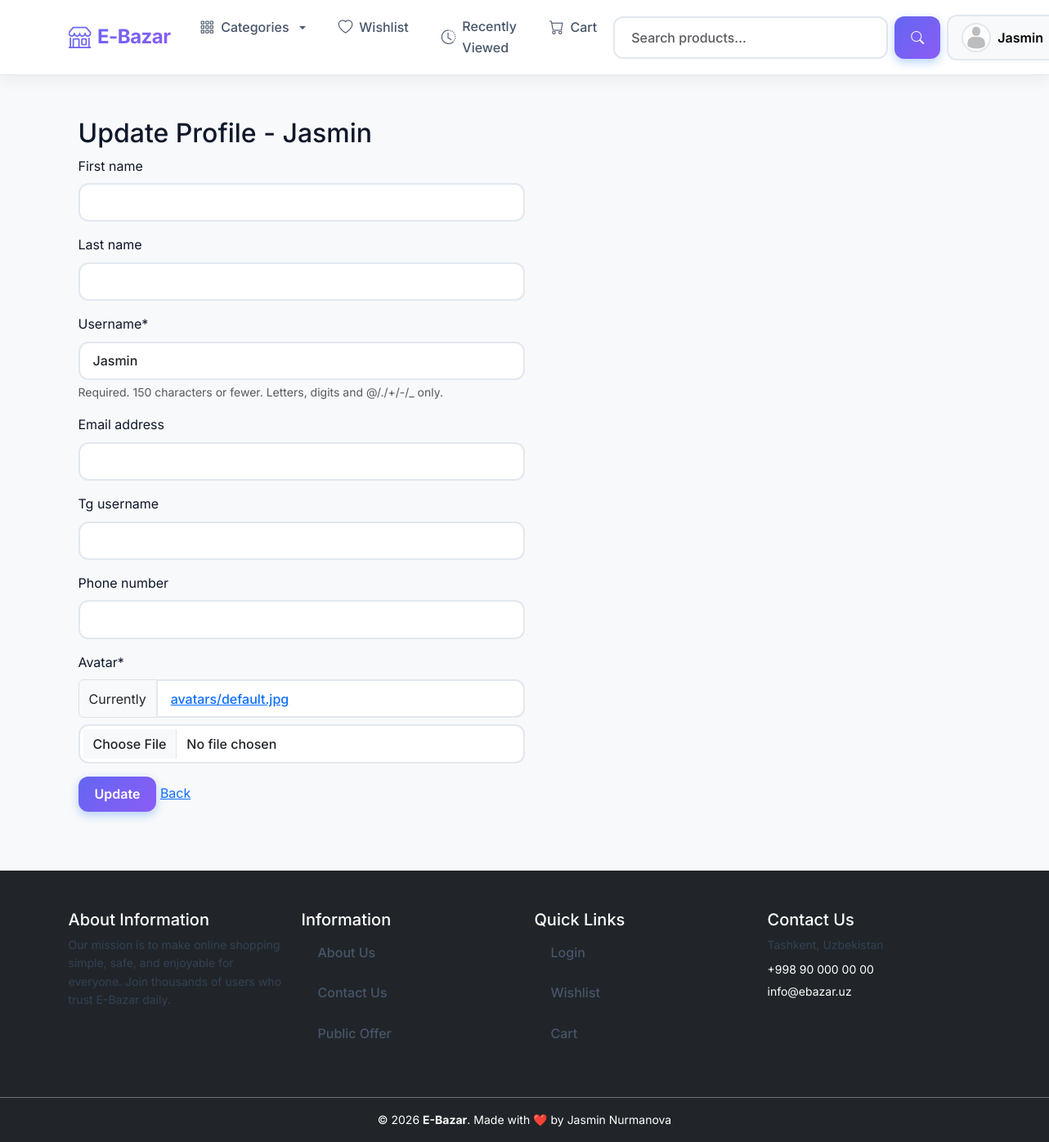
Screenshot of /users/update/ (signed in) with the database file from the repository.
### users/models.py (models this page shows, shortened)
class CustomUser(AbstractUser):
    phone_number = models.CharField(max_length=17, blank=True, null=True)
    tg_username = models.CharField(max_length=30, blank=True)
    avatar = models.ImageField(upload_to='avatars/', default='avatars/default.jpg')
    balance = models.DecimalField(max_digits=15, decimal_places=2, default=0)
    created_at = models.DateTimeField(auto_now_add=True)
    updated_at = models.DateTimeField(auto_now=True)
    def __str__(self):
        return self.username

### users/views.py (the view, shortened to what this page needs)
# urls.py: path('update/', UpdateProfileView.as_view(), name='update_profile'),
class UpdateProfileView(View,LoginRequiredMixin):
    login_url='login'
    def get(self,request):
        form = UpdateProfileForm(instance=request.user)
        return render(request,'profile_update.html',{'form':form})

### users/forms.py
class UpdateProfileForm(forms.ModelForm):
    class Meta:
        model=CustomUser
        fields=['first_name','last_name','username','email','tg_username','phone_number','avatar']

### main/views.py (called while the page is built)
def for_all_pages(request):
    categories=Category.objects.all()
    return {'categories':categories}

### templates/profile_update.html (shortened to what this page needs)
{% extends 'base.html' %}
{% load crispy_forms_tags %}
{% block content %}
<div class="container">
     <div class="col-6">
         <h2>Update Profile - {{request.user}}</h2>
         <form method ="post" enctype="multipart/form-data"> {% csrf_token %}
         {{form|crispy}}
             <button type="submit" class="btn btn-primary" >Update</button>
             <a href ="{% url 'users:profile' request.user %}"> Back </a>
         </form>
</div>
    </div>
{% endblock content %}

### templates/base.html (shortened to what this page needs)
<!DOCTYPE html>
{% load static %}
<html lang="en">
<head>
    <link href="https://cdn.jsdelivr.net/npm/bootstrap@5.3.0/dist/css/bootstrap.min.css" rel="stylesheet">
    <link rel="stylesheet" href="https://cdn.jsdelivr.net/npm/bootstrap-icons@1.11.0/font/bootstrap-icons.css">
    <link rel="stylesheet" type="text/css" href="{% static 'styles.css' %}">
</head>
<body>
<nav class="navbar navbar-expand-lg sticky-top">
    <div class="container">
        <a class="navbar-brand" href="{% url 'main:index' %}">
            <i class="bi bi-shop"></i> E-Bazar
        </a>
        <div class="collapse navbar-collapse" id="navbarContent">
            <ul class="navbar-nav me-auto mb-2 mb-lg-0">
                <li class="nav-item dropdown">
                    <a class="nav-link dropdown-toggle" href="#" role="button"
                       data-bs-toggle="dropdown">
                        <i class="bi bi-grid-3x3-gap"></i> Categories
                    </a>
                </li>
                <li class="nav-item">
                    <a class="nav-link" href="{% url 'users:wishlists' %}">
                        <i class="bi bi-heart"></i> Wishlist
                    </a>
                </li>
                <li class="nav-item">
                    <a class="nav-link" href="{% url 'users:recently_viewed' %}">
                        <i class="bi bi-clock-history"></i> Recently Viewed
                    </a>
                </li>
                <li class="nav-item">
                    <a class="nav-link" href="{% url 'users:cart' %}">
                        <i class="bi bi-cart"></i> Cart
                    </a>
                </li>
            </ul>
            <div class="d-flex gap-2 align-items-center">
                <form class="d-flex search-wrapper" action="{% url 'main:index' %}" method="get">
                    <input class="form-control me-2" name="q" type="search"
                           placeholder="Search products..."
                           value="{{ request.GET.q|default_if_none:'' }}">
                    <button class="btn btn-primary">
                        <i class="bi bi-search"></i>
                    </button>
                </form>
                {% if request.user.is_authenticated %}
                <div class="dropdown">
                    <button class="btn btn-light dropdown-toggle d-flex align-items-center gap-2"
                            data-bs-toggle="dropdown">
                        {% if request.user.avatar %}
                            <img src="{{ request.user.avatar.url }}"
                                 class="user-avatar"
                                 alt="{{ request.user.username }}">
                        {% else %}
                            <span class="user-avatar-placeholder">
                                <i class="bi bi-person"></i>
                            </span>
                        {% endif %}
                        <span class="d-none d-md-inline">{{ request.user.username }}</span>
                    </button>
                </div>
                {% else %}
                    <a href="{% url 'login' %}" class="btn btn-outline-primary">Login</a>
                    <a href="{% url 'users:signup' %}" class="btn btn-primary">Sign Up</a>
                {% endif %}
            </div>
        </div>
    </div>
</nav>
<main class="site-main">
    <div class="container site-container">
        {% block content %}{% endblock content %}
    </div>
</main>
{% include "includes/footer.html" %}
</body>
</html>

### static/styles.css (style rules this page uses)
:root { --primary: #6366f1; --primary-dark: #4f46e5; --primary-light: #818cf8; --secondary: #8b5cf6; --secondary-dark: #7c3aed; --accent: #06b6d4; --success: #10b981; --danger: #ef4444; --warning: #f59e0b; --text-dark: #0f172a; --text-medium: #334155; --text-light: #64748b; --text-lighter: #94a3b8; --bg-white: #ffffff; --bg-light: #f8fafc; --bg-lighter: #f1f5f9; --border: #e2e8f0; --border-light: #f1f5f9; --shadow-xs: 0 1px 2px rgba(0,0,0,0.04); --shadow-sm: 0 1px 3px rgba(0,0,0,0.06); --shadow-md: 0 4px 6px rgba(0,0,0,0.07); --shadow-lg: 0 10px 15px rgba(0,0,0,0.08); --shadow-xl: 0 20px 25px rgba(0,0,0,0.10); --shadow-2xl: 0 25px 50px rgba(0,0,0,0.12); --radius-sm: 6px; --radius-md: 10px; --radius-lg: 14px; --radius-xl: 20px; --transition: all 0.2s cubic-bezier(0.4, 0, 0.2, 1); }
html, body { height: 100%; }
body { font-family: 'Inter', system-ui, -apple-system, Segoe UI, Roboto, Arial, sans-serif; color: var(--text-dark); background: var(--bg-light); line-height: 1.6; }
.site-main { min-height: calc(100vh - 140px); }
.site-container { padding-top: 20px; padding-bottom: 40px; }
.navbar { background: white !important; box-shadow: var(--shadow-md); border-bottom: 1px solid var(--border); padding: 1rem 0; }
.navbar-brand { font-size: 1.8rem; font-weight: 800; background: linear-gradient(135deg, var(--primary) 0%, var(--secondary) 100%); -webkit-background-clip: text; -webkit-text-fill-color: transparent; background-clip: text; letter-spacing: -0.5px; transition: transform 0.2s; }
.nav-link { font-weight: 600; color: var(--text-dark) !important; padding: 0.5rem 1rem !important; margin: 0 0.25rem; border-radius: 6px; transition: all 0.2s; position: relative; }
.btn-primary { background: linear-gradient(135deg, var(--primary) 0%, var(--secondary) 100%) !important; border: none !important; font-weight: 700; padding: 0.6rem 1.5rem; border-radius: 8px; transition: all 0.3s; box-shadow: 0 4px 15px rgba(102, 126, 234, 0.3); }

### templates/base.html (style rules this page uses)
* { margin: 0; padding: 0; box-sizing: border-box; }
body { font-family: 'Inter', sans-serif; background: #f8f9fa; }
.navbar { background: rgba(255, 255, 255, 0.95); backdrop-filter: blur(10px); box-shadow: 0 2px 20px rgba(0, 0, 0, 0.08); padding: 0.75rem 0; transition: all 0.3s ease; }
.navbar-brand { font-weight: 700; font-size: 1.5rem; color: #0d6efd !important; display: flex; align-items: center; gap: 0.5rem; transition: transform 0.3s ease; }
.navbar-brand i { font-size: 1.75rem; }
.nav-link { font-weight: 500; color: #475569 !important; padding: 0.5rem 1rem !important; border-radius: 8px; transition: all 0.3s ease; display: flex; align-items: center; gap: 0.5rem; }
.nav-link i { font-size: 1.1rem; }
.search-wrapper { position: relative; min-width: 400px; }
.search-wrapper .form-control { border: 2px solid #e2e8f0; border-radius: 12px; padding: 0.75rem 1.25rem; transition: all 0.3s ease; font-weight: 500; min-width: 300px; }
.form-control { border: 2px solid #e2e8f0; border-radius: 12px; padding: 0.6rem 1rem; transition: all 0.3s ease; font-weight: 500; }
.btn-primary { background: linear-gradient(135deg, #0d6efd 0%, #0b5ed7 100%); border: none; border-radius: 12px; padding: 0.6rem 1.25rem; font-weight: 600; transition: all 0.3s ease; box-shadow: 0 4px 12px rgba(13, 110, 253, 0.3); }
.btn-light { background: #f8f9fa; border: 2px solid #e2e8f0; border-radius: 12px; padding: 0.5rem 1rem; font-weight: 600; transition: all 0.3s ease; }
.user-avatar { width: 36px; height: 36px; border-radius: 50%; object-fit: cover; border: 2px solid #e2e8f0; transition: all 0.3s ease; }
.site-main { min-height: calc(100vh - 200px); padding: 2rem 0; }

### rows the page displays
CustomUser: user.avatar (placeholder picture), user.username "Jasmin", user "Jasmin", username "Jasmin"
